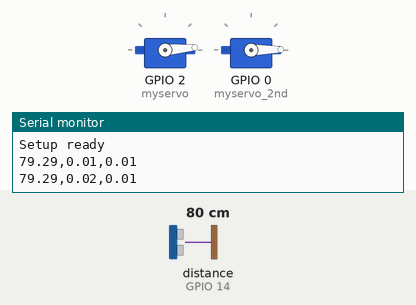
A sketch run on a simulated ESP8266 (NodeMCU). On the bench: 2 × servo, the last lines printed to the serial monitor. Wiring (inferred from the names in the program): ultrasonic range finder: trigger GPIO 12; echo GPIO 14. The test bench sets the inputs (shaded band); at power-on: distance to the obstacle (sensor on GPIO 14) 80 cm. The echo pulse lasts 58.3 µs per cm; WiFi joins after 1.5 s; servers stay silent unless stated.

Above: at 2.76 s.
2.8 s: distance to the obstacle (sensor on GPIO 14) set to 2 cm
At 3.57 s:
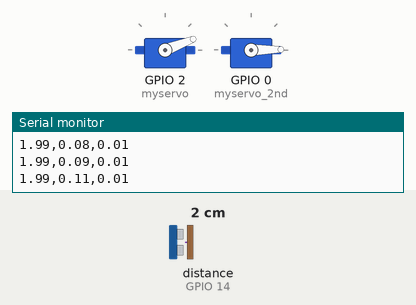
5.8 s: distance to the obstacle (sensor on GPIO 14) set to 250 cm
At 10.0 s:
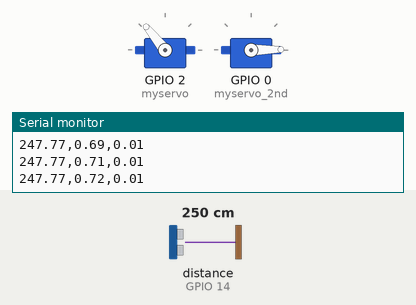
Timing chart, 0 to 17.8 s (numbered marks = the images above; inputs shaded):
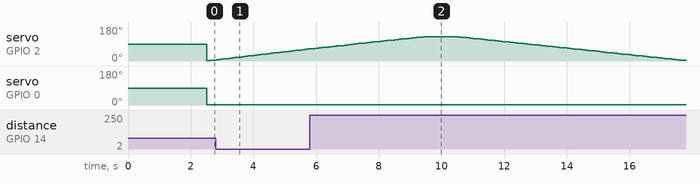

Measured:
- by itself, servo on GPIO 2 (myservo): rises from 64° to 129° in 3.6 s, then falls to 3° in 8.3 s

The sketch:

second_prototype_blynk_connection.ino
```cpp
// note: this shit works as I wanted to but for some reason anything beyond 1000 index causes a stack overflow
// this is most probably cause of the malloc that I used and gave it a size of 1000*size of float
// array isnt dynamically sized in c so it tends to happen
// I'll try to fix it in later iterations
// for now this works and that's that

// update: fixed the array thing by removing it :)
// Array stuff will be handled by matlab script

#include <Servo.h>
#include <ESP8266WiFi.h>
#include "ThingSpeak.h"
#include "WiFiClient.h"    // to make http requests  update: this shit isnt required, remove it later thanks :)

WiFiClient client;

Servo myservo;
Servo myservo_2nd;

// for wifi connectivity

// WiFi parameters to be configured
const char* ssid = "5525";
const char* password = "7634Hy?6";

// for ultrasonic
const int trigPin = 12;
const int echoPin = 14;
int pos = 0;

// for data storage


// for thingspeak connection
unsigned long myChannelNumber = 2515968;
const char* myWriteAPIKey = "60CBR19VCSE0EVBY";

// depricated code not in use
const char* host = "api.thingspeak.com";
const char* hostPort = "80";
int thingspeak_counter = 0;

// for distances and ranges
float theta = 0.0; // Initial angle for theta // top to bottom
float phi;// left to right scan
float dist;


//define sound velocity in cm/uS
#define SOUND_VELOCITY 0.034
#define CM_TO_INCH 0.393701

long duration;
float distanceCm;
float distanceInch;

void setup() {
  Serial.begin(115200); // Starts the serial communication between the USB and node mcu
  pinMode(trigPin, OUTPUT); // Sets the trigPin as an Output
  pinMode(echoPin, INPUT); // Sets the echoPin as an Input
  myservo.attach(2);  // connected to D4, GPIO pin 2 // left to right
  myservo_2nd.attach(0);  // connected to D3, GPIO pin 1

  // Connect to WiFi
   connectToWiFi();

  // Thingspeak setup
  ThingSpeak.begin(client);
}

void loop() {


  // Clears the trigPin
  digitalWrite(trigPin, LOW);
  delayMicroseconds(2);
  // Sets the trigPin on HIGH state for 10 micro seconds
  digitalWrite(trigPin, HIGH);
  delayMicroseconds(10);
  digitalWrite(trigPin, LOW);

  // Reads the echoPin, returns the sound wave travel time in microseconds
  duration = pulseIn(echoPin, HIGH);

  // Calculate the distance
  distanceCm = duration * SOUND_VELOCITY/2;

  // Convert to inches
  distanceInch = distanceCm * CM_TO_INCH;

  // Prints the distance on the Serial Monitor
  // Serial.print("Distance (cm): ");
  // Serial.println(distanceCm);
  // Serial.print("Distance (inch): ");
  // Serial.println(distanceInch);

  delay(1000);
  // this code adds to the delay


  // for (pos=0;pos<=180;pos++)
  // {
  //   myservo.write(pos);
  //   delay(50);
  // }

  // for (pos=180;pos>=0;pos--)
  // {
  //   myservo.write(pos);
  //   delay(50);
  // }

  while (theta <= 160.0 / 180.0) {

    theta += 1.0 / 180.0;
    for (phi = 1.0 / 180.0; phi <= 130.0 / 180.0; phi += 2.0 / 180.0) {
      myservo.write(map(phi * 180.0, 0, 180, 0, 180)); // Convert angle to servo position
      myservo_2nd.write(map(theta * 180.0, 0, 180, 0, 180)); // Convert angle to servo position
      delay(100); // Wait for servos to reach position
      // Clears the trigPin
      digitalWrite(trigPin, LOW);
      delayMicroseconds(2);
      // Sets the trigPin on HIGH state for 10 micro seconds
      digitalWrite(trigPin, HIGH);
      delayMicroseconds(10);
      digitalWrite(trigPin, LOW);

      // Reads the echoPin, returns the sound wave travel time in microseconds
      duration = pulseIn(echoPin, HIGH);

      // Calculate the distance
      distanceCm = duration * SOUND_VELOCITY/2;
      printData(distanceCm, phi, theta); // Store data in arrays
    }
    ThingSpeak.writeField(myChannelNumber, 1, distanceCm, myWriteAPIKey); // transfer the value to the cloud

    ThingSpeak.writeField(myChannelNumber, 2, phi, myWriteAPIKey);

    ThingSpeak.writeField(myChannelNumber, 3, theta, myWriteAPIKey);
    Serial.println("Coccblocc");
    theta += 1.0 / 180.0;
    for (phi = 130.0 / 180.0; phi >= 0.0; phi -= 2.0 / 180.0) {
      myservo.write(map(phi * 180.0, 0, 180, 0, 180)); // Convert angle to servo position
      myservo_2nd.write(map(theta * 180.0, 0, 180, 0, 180)); // Convert angle to servo position
      delay(100); // Wait for servos to reach position

      // Clears the trigPin
      digitalWrite(trigPin, LOW);
      delayMicroseconds(2);
      // Sets the trigPin on HIGH state for 10 micro seconds
      digitalWrite(trigPin, HIGH);
      delayMicroseconds(10);
      digitalWrite(trigPin, LOW);

      // Reads the echoPin, returns the sound wave travel time in microseconds
      duration = pulseIn(echoPin, HIGH);

      // Calculate the distance
      distanceCm = duration * SOUND_VELOCITY/2;

      printData(distanceCm, phi, theta); // Store data in arrays
      //printData(); // Print data to Serial Monitor


    }
  }
      // thingspeak


}


void printData(float distanceCm,float phi, float theta) {
    Serial.print(distanceCm);
    Serial.print(",");
    // // Serial.print(", Phi = ");
    Serial.print(phi);
    Serial.print(",");
    // // Serial.print(", Theta = ");
    Serial.println(theta);
}

void connectToWiFi() {
  //Connect to WiFi Network
    Serial.println();
    Serial.println();
    Serial.print("Connecting to WiFi");
    Serial.println("...");
    WiFi.begin(ssid, password);
    int retries = 0;
  while ((WiFi.status() != WL_CONNECTED) && (retries < 15)) {
    retries++;
    delay(500);
    Serial.print(".");
  }
  if (retries > 14) {
      Serial.println(F("WiFi connection FAILED"));
  }
  if (WiFi.status() == WL_CONNECTED) {
      Serial.println(F("WiFi connected!"));
      Serial.println("IP address: ");
      Serial.println(WiFi.localIP());
  }
      Serial.println(F("Setup ready"));
}
```
